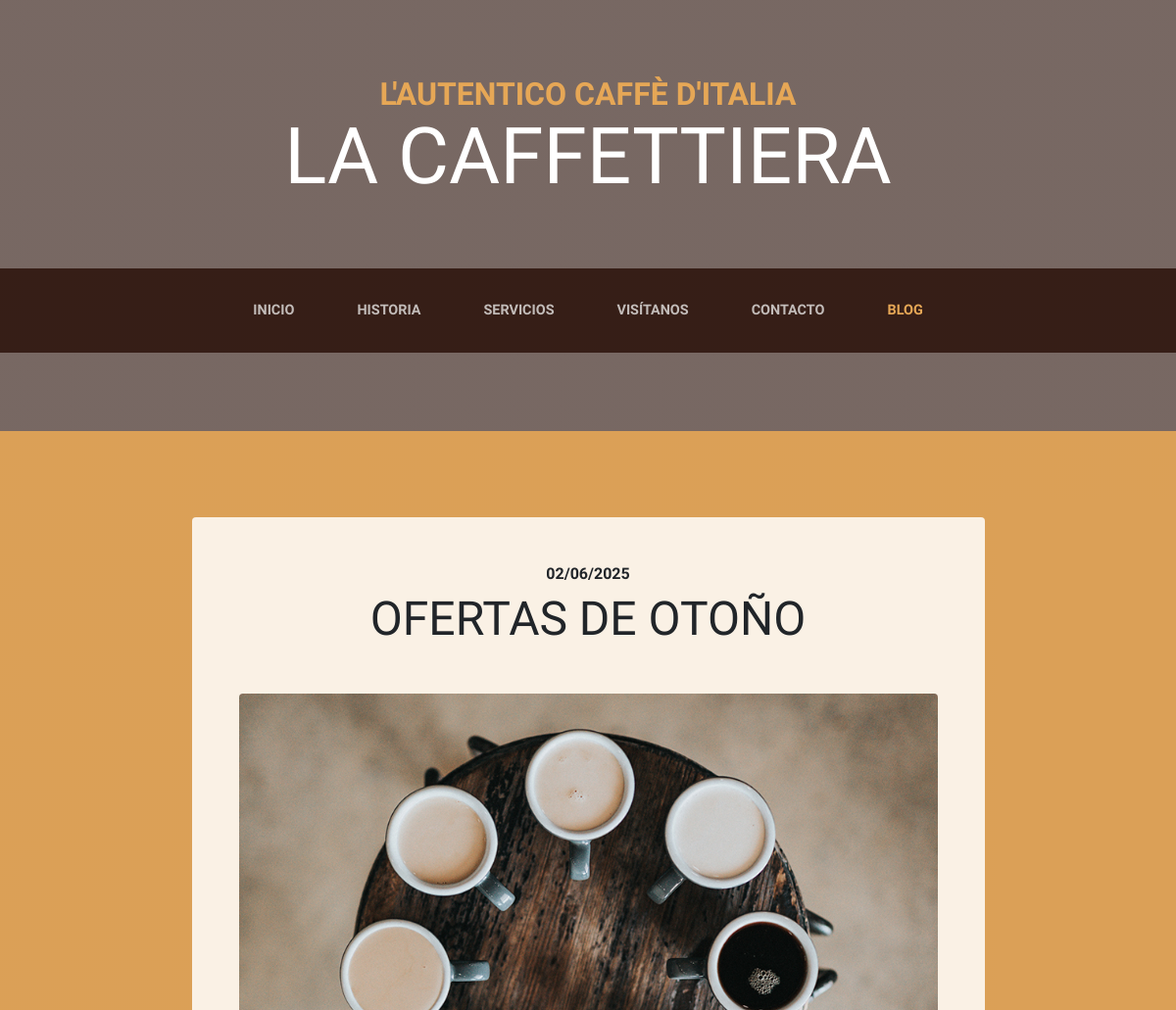
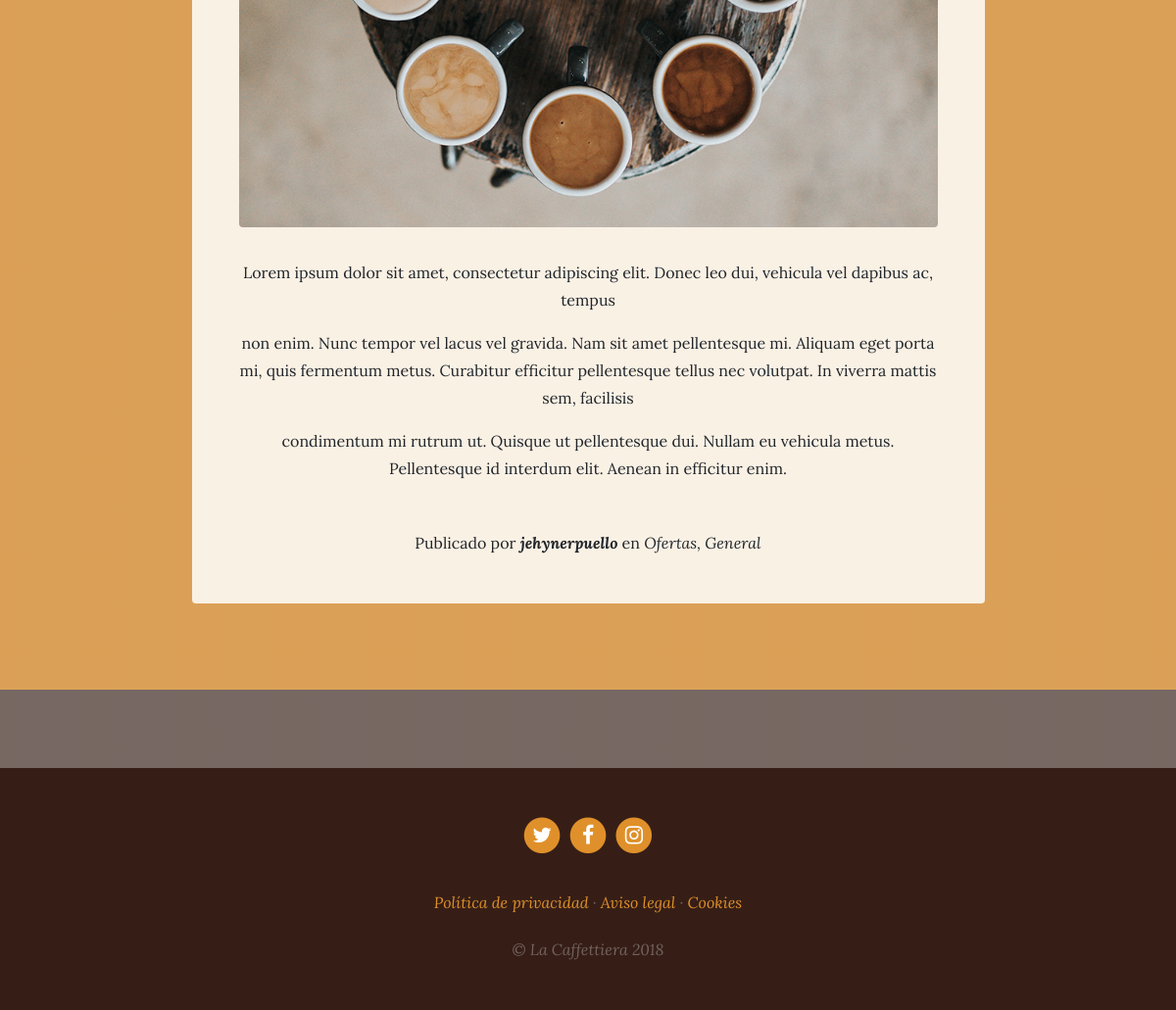
Screenshot of /blog/ with the database file from the repository (2 pictures, top to bottom).
### blog/models.py (models this page shows, shortened)
class Post(models.Model):
    title = models.CharField(max_length=200, verbose_name="Título")
    content = models.TextField(verbose_name="Contenido")
    published = models.DateTimeField(verbose_name="Fecha de publicación", default=now)
    image = models.ImageField(verbose_name="Imagen", upload_to='blog', blank=True, null=True)
    author = models.ForeignKey(User, verbose_name="Autor", on_delete=models.CASCADE)#El models.CASCADE significa que si se elimina el usuario, se eliminarán también sus entradas
    categories =models.ManyToManyField(Category, verbose_name="Categorías", related_name="get_posts") # ManyToManyField permite que una entrada tenga varias categorías y una categoría tenga varias entradas
    created = models.DateTimeField(auto_now_add=True, verbose_name="Fecha de creación")
    updated = models.DateTimeField(auto_now=True, verbose_name="Fecha de modificación")
    class Meta:
        verbose_name = "entrada"
        verbose_name_plural = "entradas"
        ordering = ['-created']

class Category(models.Model):
    name = models.CharField(max_length=100, verbose_name="Nombre")
    created = models.DateTimeField(auto_now_add=True, verbose_name="Fecha de creación")
    updated = models.DateTimeField(auto_now=True, verbose_name="Fecha de modificación")
    class Meta:
        verbose_name = "categoría"
        verbose_name_plural = "categorías"
        ordering = ['-created']

### blog/views.py (the view)
# urls.py: path('', views.blog, name='blog'),
def blog(request):
    posts = Post.objects.all()
    return render(request,"blog/blog.html", {"posts": posts})

### blog/templates/blog/blog.html (shortened to what this page needs)
{% extends 'core/base.html' %}
{% load static %}
{% block content %}
{% for post in posts %}
  <section class="page-section cta">
    <div class="container">
      <div class="row">
        <div class="col-xl-9 mx-auto">
          <div class="cta-innerv text-center rounded">
            <h2 class="section-heading mb-5">
              <span class="section-heading-upper">{{post.published|date:"SHORT_DATE_FORMAT"}}</span>
              <span class="section-heading-lower">{{post.title}}</span>
            </h2>
            <p class="mb-0">
              <img class="mx-auto d-flex rounded img-fluid mb-3 mb-lg-0" src="{{post.image.url}}" alt="">
            </p>
            <p class="mb-0 mbt">
              {{post.content|linebreaks}}
            </p>
            <p class="mb-0 mbt">
              <span class="section-heading-under">Publicado por <em><b>{{post.author}}</b></em> en <em>
                {% for category in post.categories.all %}
                  {{category.name}}{% if not forloop.last %}, {% endif %}
                {% endfor %}
              </span>
            </p>
          </div>
        </div>
      </div>
    </div>
  </section>
{% endfor %}
{% endblock %}

### core/static/core/css/business-casual.css (style rules this page uses)
body { font-family: 'Lora'; background: linear-gradient(rgba(47, 23, 15, 0.65), rgba(47, 23, 15, 0.65)), url("../img/bg.jpg"); background-attachment: fixed; background-position: center; background-size: cover; }
h1, h2, h3, h4, h5, h6 { font-family: 'Raleway'; }
p { line-height: 1.75; }
.page-section { margin-top: 5rem; margin-bottom: 5rem; }
.section-heading { text-transform: uppercase; }
.section-heading .section-heading-upper { display: block; font-size: 1rem; font-weight: 800; padding-bottom:.5rem; }
.section-heading .section-heading-lower { display: block; font-size: 3rem; font-weight: 100; }
.cta { padding-top: 5rem; padding-bottom: 5rem; background-color: rgba(230, 167, 86, 0.9); }
.cta .cta-innerv { position: relative; padding: 3rem; margin: 0.5rem; background-color: rgba(255, 255, 255, 0.85); }
.mbt { padding-top: 2rem; }

### rows the page displays
Post: published "02/06/2025", title "OFERTAS DE OTOÑO", image (picture), content "Lorem ipsum dolor sit amet, consectetur adipiscing elit. Donec leo dui, vehicula vel dapibus ac, tempus non enim. Nunc tempor vel lacus vel gravida. Nam sit amet pellentesque mi. Aliquam eget porta mi, quis fermentum metus. Curabitur efficitur pellentesque tellus nec volutpat. In viverra mattis sem, facilisis condimentum mi rutrum ut. Quisque ut pellentesque dui. Nullam eu vehicula metus. Pellentesque id interdum elit. Aenean in efficitur enim.", author "jehynerpuello"
Category: name "Ofertas"
Category: name "General"
